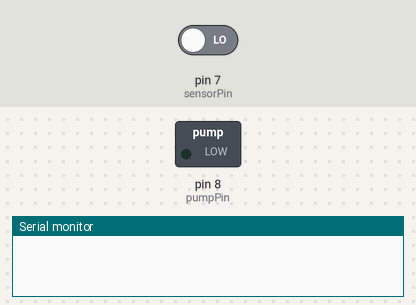
Bench run of a sketch on a simulated Arduino Uno, built with avr-gcc and run on an emulated ATmega328P. On the bench: switched loads named in the sketch (green lamp = pin HIGH), the last lines printed to the serial monitor. Inputs (shaded band) come from the test bench; at power-on: pin 7 (sensorPin) LOW.

Above: at 1.2 s.
1.3 s: pin 7 (sensorPin) driven HIGH
At 2.1 s:
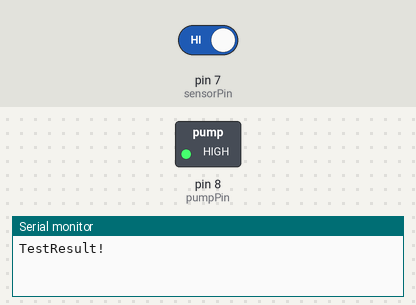
4.3 s: pin 7 (sensorPin) driven LOW
At 5.6 s:
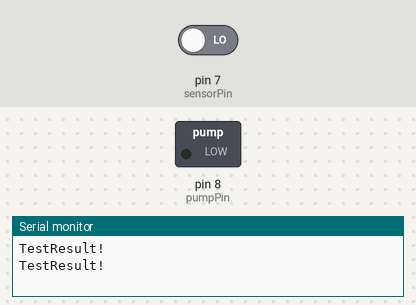
Timing chart, 0 to 7.3 s (numbered marks = the images above; inputs shaded):
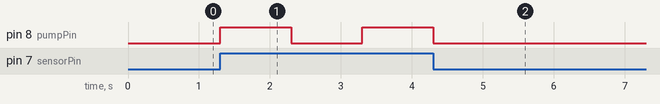

The sketch:

sketch_SmartWater-0.2.ino
```cpp
#include <nRF24L01.h>
#include <printf.h>
#include <RF24.h>
#include <RF24_config.h>

int sensorPin = 7;
int pumpPin = 8;

void setup() {
  Serial.begin(9600);
  pinMode(sensorPin, INPUT);
  pinMode(pumpPin, OUTPUT);
  digitalWrite(pumpPin, LOW);
}

void loop() {
  // put your main code here, to run repeatedly:
  if (digitalRead(sensorPin) == HIGH){
    Serial.println("TestResult!");
    digitalWrite(pumpPin, HIGH);
    delay(1000);
    digitalWrite(pumpPin, LOW);
    delay(1000);
  }
}
```

Measured:
- after the input at 1.3 s, pin 8 (pumpPin): LOW → HIGH at once, → LOW 1.0 s later, → HIGH 1.0 s later
- after the input at 4.3 s, pin 8 (pumpPin): goes on until 4.3 s, then stays LOW
